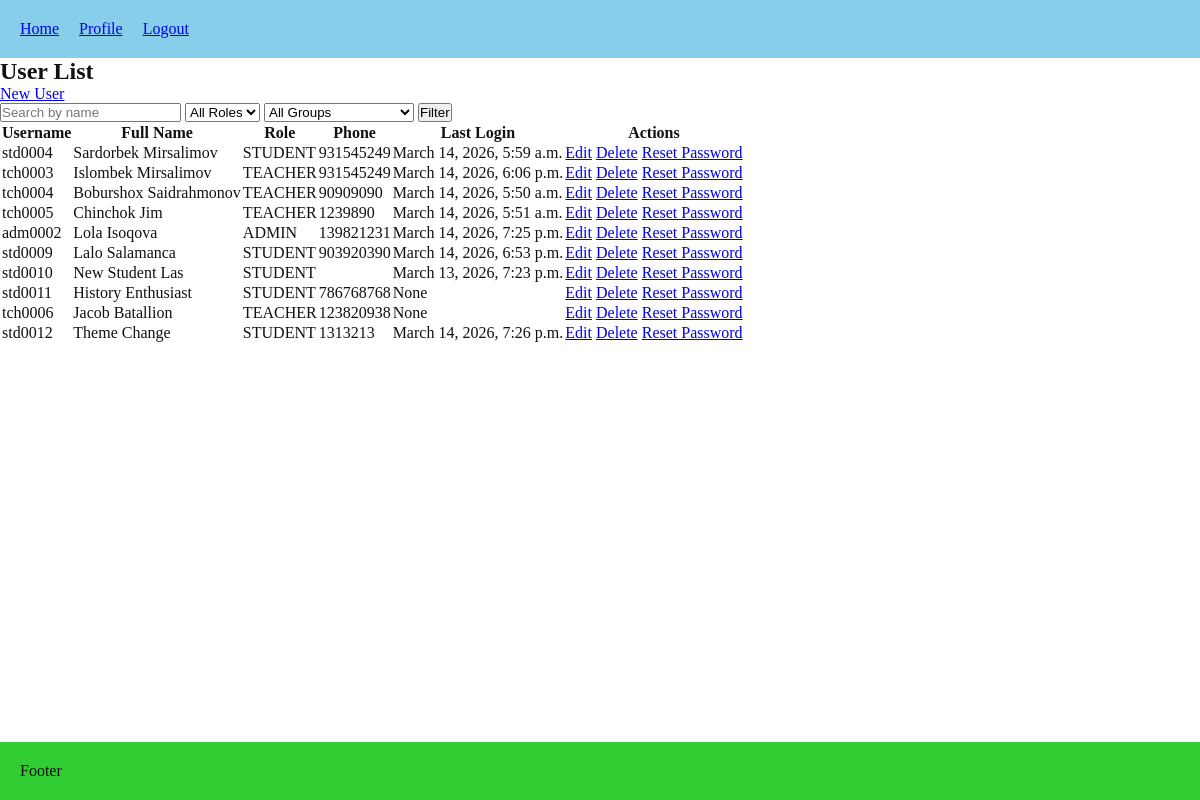
The page /users/users_list/ (signed in) on the database as committed earlier.
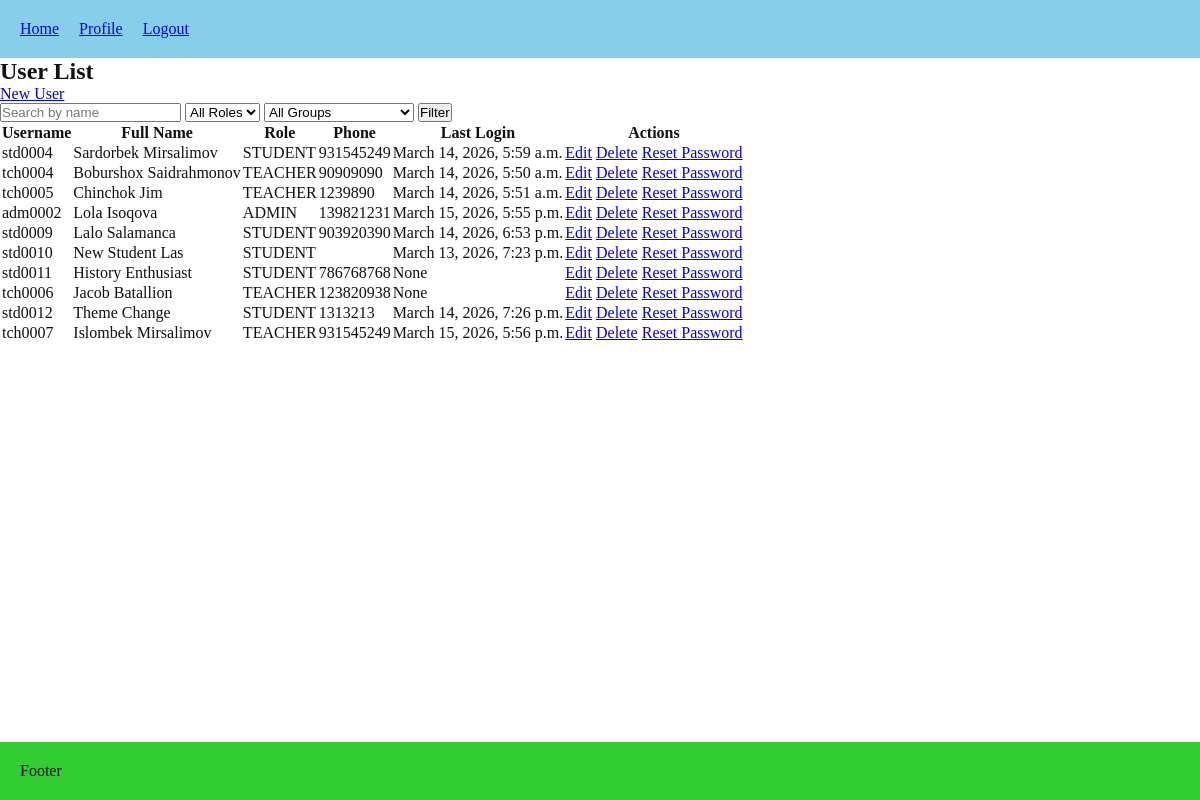
The same page on the database as committed later.
### users/models.py (models this page shows, shortened)
class User(AbstractUser):
    username = models.CharField(
        max_length=150,
        unique=True,
        blank=True,
        editable=False
    )
    class Role(models.TextChoices):
        ADMIN = 'ADMIN', 'Admin'
        TEACHER = 'TEACHER', 'Teacher'
        STUDENT = 'STUDENT', 'Student'
    ROLE_PREFIXES = {
        Role.ADMIN: 'adm',
        Role.TEACHER: 'tch',
        Role.STUDENT: 'std',
    }
    role = models.CharField(max_length=20, choices=Role.choices, default=Role.STUDENT)
    phone_number = models.CharField(max_length=15, blank=True)
    must_reset_password = models.BooleanField(default=True)
    class Meta:
        constraints = [
            models.UniqueConstraint(fields=["first_name", "last_name", "role"], name="unique_full_name_per_role")
        ]

### users/views.py (the view)
# urls.py: path("users_list/", views.users_list, name="users_list"),
@login_required
def users_list(request):
    if request.user.role == User.Role.STUDENT:
        return HttpResponseForbidden("Students cannot view this page.")
    if request.user.role == User.Role.TEACHER:
        users = User.objects.filter(role=User.Role.STUDENT).exclude(is_superuser=True)
    elif request.user.role == User.Role.ADMIN:
        users = User.objects.exclude(is_superuser=True)
    else:
        users = []
    search_query = request.GET.get("q")
    if search_query:
        users = users.filter(
            Q(first_name__icontains=search_query) |
            Q(last_name__icontains=search_query)
        )
    role_filter = request.GET.get("role")
    if role_filter:
        users = users.filter(role=role_filter)
    groups_qs = Group.objects.all()
    if request.user.role == User.Role.TEACHER:
        groups_qs = groups_qs.filter(teacher=request.user)
    group_filter = request.GET.get("group")
    if group_filter:
        users = users.filter(enrollments__group_id=group_filter).distinct()
    return render(request, "users/users_list.html", {
        "users": users,
        "can_manage": request.user.role in [User.Role.ADMIN, User.Role.TEACHER],
        "groups": groups_qs,
        "selected_group": group_filter,
        })

### lessons/models.py (called while the page is built)
    def __str__(self):
        return self.name

### users/templates/users/users_list.html (shortened to what this page needs)
{% extends "core/base.html" %}
{% block content %}
<h2>User List</h2>
<a href="{% url 'users:create_user' %}">New User</a>
<form method="get">
    <input type="text" name="q" placeholder="Search by name" value="{{ request.GET.q }}">
    {% if request.user.role == "ADMIN" %}
        <select name="role">
            <option value="">All Roles</option>
        </select>
    {% endif %}
    <select name="group">
    <option value="">All Groups</option>
</select>
    <button type="submit">Filter</button>
</form>
<table>
    <thead>
        <tr>
            <th>Username</th>
            <th>Full Name</th>
            <th>Role</th>
            <th>Phone</th>
            <th>Last Login</th>
            <th>Actions</th>
        </tr>
    </thead>
    <tbody>
        {% for user in users %}
        <tr>
            <td>{{ user.username }}</td>
            <td>{{ user.get_full_name }}</td>
            <td>{{ user.role }}</td>
            <td>{{ user.phone_number }}</td>
            <td>{{ user.last_login }}</td>
            <td>
                {% if can_manage %}
                    <a href="{% url 'users:edit_user' user.id %}">Edit</a>
                    <a href="{% url 'users:delete_user' user.id %}">Delete</a>
                    <a href="{% url 'users:reset_password' user.id %}">Reset Password</a>
                {% endif %}
            </td>
        </tr>
        {% empty %}
        <tr>
            <td colspan="6">No users found.</td>
        </tr>
        {% endfor %}
    </tbody>
</table>
{% endblock %}

Rows that differ between the two databases and show on the page:
removed User: username "tch0003", get_full_name "Islombek Mirsalimov", role "TEACHER", phone_number "931545249", last_login "March 14, 2026, 6:06 p.m."
changed User "adm0002": last_login "March 14, 2026, 7:25 p.m." → "March 15, 2026, 5:55 p.m."
added User: username "tch0007", get_full_name "Islombek Mirsalimov", role "TEACHER", phone_number "931545249", last_login "March 15, 2026, 5:56 p.m."
